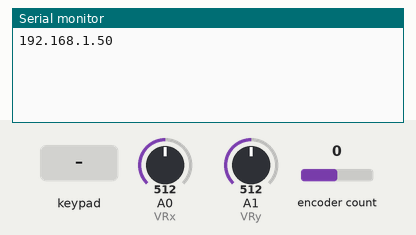
Bench run of a sketch on a simulated Arduino Uno, built with avr-gcc and run on an emulated ATmega328P. On the bench: the last lines printed to the serial monitor. Inputs (shaded band) come from the test bench; at power-on: encoder count 0, A0 (VRx) = 512, A1 (VRy) = 512. WiFi joins after 1.5 s; servers stay silent unless stated.

Above: at 2.7 s.
2.8 s: encoder count set to 1
At 4.2 s:
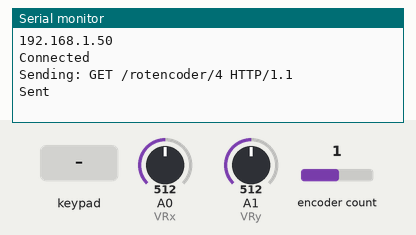
4.5 s: A0 (VRx) set to 716
At 5.6 s:
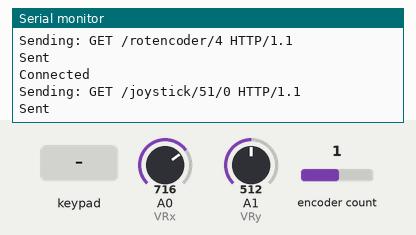
6.2 s: key '1' pressed
At 6.9 s:
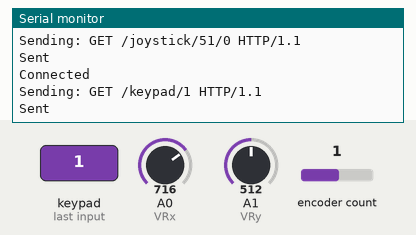
7.9 s: keypad keys 9 8 7 6 # pressed 0.4 s apart
At 10.6 s:
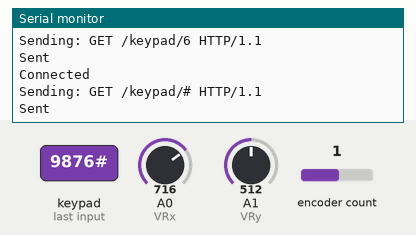
11.4 s: key 'A' pressed
At 12.0 s:
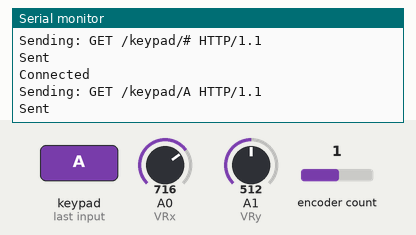
13.1 s: keypad keys 9 8 7 6 * pressed 0.4 s apart
At 15.8 s:
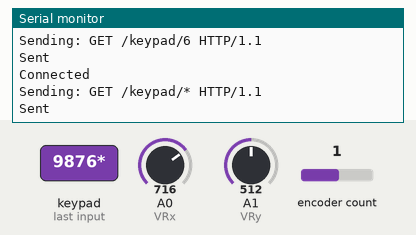
Timing chart, 0 to 17.3 s (numbered marks = the images above; inputs shaded):
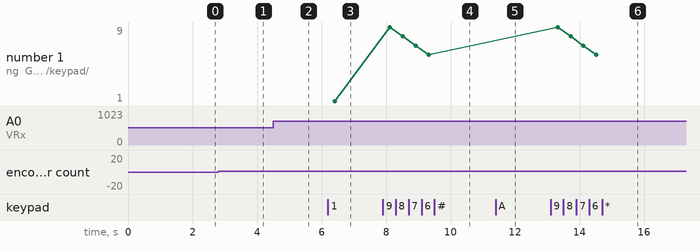

The sketch:

project.ino
```cpp
#include <Keypad.h>
#include <Ethernet.h>
#define ENCODER_USER_INTERRUPTS
#include <Encoder.h>

char server[] = "alpha.ognjeno.info";
const int serverPort = 5498;
byte mac[] = {0xB4, 0x9E, 0x80, 0x5C, 0x7D, 0x77};
EthernetClient client;

const int ROW_NUM = 4;
const int COLUMN_NUM = 4;
char keys[ROW_NUM][COLUMN_NUM] = {

  {'1','2','3','A'},

  {'4','5','6','B'},

  {'7','8','9','C'},

  {'*','0','#','D'}

};
byte pin_rows[ROW_NUM] = {9, 8, 7, 6}; //connect to the row pinouts of the keypad
byte pin_column[COLUMN_NUM] = { 5, 4, A2, A3}; //connect to the column pinouts of the keypad
Keypad keypad = Keypad( makeKeymap(keys), pin_rows, pin_column, ROW_NUM, COLUMN_NUM );

int VRx = A0;
int VRy = A1;

int xPosition = 0;
int yPosition = 0;
int mapX = 0;
int mapY = 0;
int newMapX = 0;
int newMapY = 0;

#define CLK 2
#define DT 3
Encoder myEnc(CLK, DT);
long oldRotPosition  = 0;

void setup(){
  Serial.begin(9600);

  if(Ethernet.begin(mac) == 0) {
    Serial.println("Failed to obtain IP address");

    if(Ethernet.hardwareStatus() == EthernetNoHardware) {
      Serial.println("Ethernet shield not detected");
    }

    if(Ethernet.linkStatus() == LinkOFF) {
      Serial.println("Cable not connected");
    }

    while(true) {
      delay(1000);
    }
  }

  Serial.println(Ethernet.localIP());

  pinMode(VRx, INPUT);
  pinMode(VRy, INPUT);

  pinMode(CLK,INPUT);
  pinMode(DT,INPUT);
}


void loop(){
  char key = keypad.getKey();

  //Serial.println("keypad");
  if (key){
    if(client.connect(server, serverPort)) {
      Serial.println("Connected");
      String target = "GET /";
      target.concat("keypad/");
      target.concat(key);
      target.concat(" HTTP/1.1");
      Serial.print("Sending: ");
      Serial.println(target);
      client.println(target);
      client.println("Host: alpha.ognjeno.info");
      client.println("Connection: close");
      client.println();
      Serial.println("Sent");
    } else {
      Serial.println("Keypad failed");
    }
  }

  xPosition = analogRead(VRx);
  yPosition = analogRead(VRy);
  newMapX = map(xPosition, 0, 1023, -128, 128);
  newMapY = map(yPosition, 0, 1023, 128, -128);

  bool shouldUpdateJoystick = false;
  if(abs(mapX-newMapX) > 5) {
    mapX = newMapX;
    shouldUpdateJoystick = true;
  }

  if(abs(mapY-newMapY) > 5) {
    mapY = newMapY;
    shouldUpdateJoystick = true;
  }

  if(shouldUpdateJoystick) {
    if(client.connect(server, serverPort)) {
      Serial.println("Connected");
      String target = "GET /";
      target.concat("joystick/");
      target.concat(mapX);
      target.concat("/");
      target.concat(mapY);
      target.concat(" HTTP/1.1");
      Serial.print("Sending: ");
      Serial.println(target);
      client.println(target);
      client.println("Host: alpha.ognjeno.info");
      client.println("Connection: close");
      client.println();
      Serial.println("Sent");
    } else {
      Serial.println("Joystick failed");
    }
  }


  long newPosition = myEnc.read();
  if (newPosition != oldRotPosition) {
    oldRotPosition = newPosition;
    if(client.connect(server, serverPort)) {
      Serial.println("Connected");
      String target = "GET /";
      target.concat("rotencoder/");
      target.concat(newPosition);
      target.concat(" HTTP/1.1");
      Serial.print("Sending: ");
      Serial.println(target);
      client.println(target);
      client.println("Host: alpha.ognjeno.info");
      client.println("Connection: close");
      client.println();
      Serial.println("Sent");
    } else {
      Serial.println("Rotencoder failed");
    }
  }
}
```

Measured:
- after the input at 2.8 s, the serial monitor: prints a new line after 0.20 s (image 1)
- after the input at 4.5 s, the serial monitor: prints a new line after 0.21 s (image 2)
- after the input at 6.2 s, the serial monitor: prints a new line after 0.22 s (image 3)
- after the input at 7.9 s, the serial monitor: prints a new line after 0.21 s (image 4)
- after the input at 11.4 s, the serial monitor: prints a new line after 0.22 s (image 5)
- after the input at 13.1 s, the serial monitor: prints a new line after 0.22 s (image 6)
- plotted number 1: 1 → 6 after the input at 7.9 s
